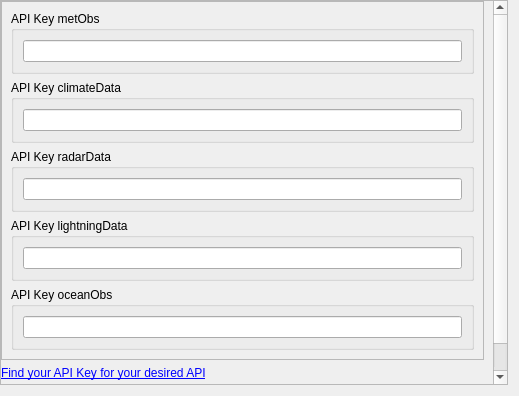
<?xml version="1.0" encoding="UTF-8"?>
<ui version="4.0">
 <class>s</class>
 <widget class="QWidget" name="s">
  <property name="geometry">
   <rect>
    <x>0</x>
    <y>0</y>
    <width>519</width>
    <height>396</height>
   </rect>
  </property>
  <property name="windowTitle">
   <string>DMI Open Data - Settings</string>
  </property>
  <layout class="QGridLayout" name="gridLayout">
   <property name="leftMargin">
    <number>0</number>
   </property>
   <property name="topMargin">
    <number>0</number>
   </property>
   <item row="0" column="0">
    <widget class="QScrollArea" name="scrollArea">
     <property name="sizePolicy">
      <sizepolicy hsizetype="Expanding" vsizetype="Expanding">
       <horstretch>0</horstretch>
       <verstretch>0</verstretch>
      </sizepolicy>
     </property>
     <property name="frameShadow">
      <enum>QFrame::Raised</enum>
     </property>
     <property name="lineWidth">
      <number>0</number>
     </property>
     <property name="widgetResizable">
      <bool>true</bool>
     </property>
     <property name="alignment">
      <set>Qt::AlignLeading|Qt::AlignLeft|Qt::AlignTop</set>
     </property>
     <widget class="QWidget" name="scrollAreaWidgetContents_7">
      <property name="geometry">
       <rect>
        <x>0</x>
        <y>0</y>
        <width>511</width>
        <height>287</height>
       </rect>
      </property>
      <property name="sizePolicy">
       <sizepolicy hsizetype="Preferred" vsizetype="Fixed">
        <horstretch>0</horstretch>
        <verstretch>0</verstretch>
       </sizepolicy>
      </property>
      <layout class="QGridLayout" name="gridLayout_2">
       <property name="leftMargin">
        <number>0</number>
       </property>
       <property name="topMargin">
        <number>0</number>
       </property>
       <item row="1" column="0">
        <widget class="QLabel" name="label">
         <property name="text">
          <string>&lt;html&gt;&lt;head/&gt;&lt;body&gt;&lt;p&gt;&lt;a href=&quot;https://confluence.govcloud.dk/display/FDAPI/User+Creation#UserCreation-FindYourAPIKeyRetrieveyourAPIKey&quot;&gt;&lt;span style=&quot; text-decoration: underline; color:#0000ff;&quot;&gt;Find your API Key for your desired API&lt;/span&gt;&lt;/a&gt;&lt;/p&gt;&lt;p&gt;Not a user of DMI Open data? &lt;a href=&quot;https://confluence.govcloud.dk/display/FDAPI/User+Creation#UserCreation-UserCreation&quot;&gt;&lt;span style=&quot; text-decoration: underline; color:#0000ff;&quot;&gt;User guide&lt;/span&gt;&lt;/a&gt;&lt;/p&gt;&lt;/body&gt;&lt;/html&gt;</string>
         </property>
         <property name="openExternalLinks">
          <bool>true</bool>
         </property>
        </widget>
       </item>
       <item row="0" column="0">
        <widget class="QFrame" name="frame">
         <property name="sizePolicy">
          <sizepolicy hsizetype="Preferred" vsizetype="Fixed">
           <horstretch>0</horstretch>
           <verstretch>0</verstretch>
          </sizepolicy>
         </property>
         <property name="frameShape">
          <enum>QFrame::StyledPanel</enum>
         </property>
         <property name="frameShadow">
          <enum>QFrame::Raised</enum>
         </property>
         <layout class="QVBoxLayout" name="verticalLayout_2">
          <item>
           <widget class="QGroupBox" name="groupBox_metObs">
            <property name="title">
             <string>API Key metObs</string>
            </property>
            <layout class="QVBoxLayout" name="verticalLayout">
             <item>
              <widget class="QLineEdit" name="DMI_apiKey_metObs">
               <property name="text">
                <string/>
               </property>
               <property name="placeholderText">
                <string/>
               </property>
              </widget>
             </item>
            </layout>
           </widget>
          </item>
          <item>
           <widget class="QGroupBox" name="groupBox">
            <property name="title">
             <string>API Key climateData </string>
            </property>
            <layout class="QVBoxLayout" name="verticalLayout_3">
             <item>
              <widget class="QLineEdit" name="DMI_apiKey_climateData"/>
             </item>
            </layout>
           </widget>
          </item>
          <item>
           <widget class="QGroupBox" name="groupBox_2">
            <property name="title">
             <string>API Key radarData</string>
            </property>
            <layout class="QVBoxLayout" name="verticalLayout_4">
             <item>
              <widget class="QLineEdit" name="DMI_apiKey_radarData"/>
             </item>
            </layout>
           </widget>
          </item>
          <item>
           <widget class="QGroupBox" name="groupBox_3">
            <property name="title">
             <string>API Key lightningData</string>
            </property>
            <layout class="QVBoxLayout" name="verticalLayout_5">
             <item>
              <widget class="QLineEdit" name="DMI_apiKey_lightningData"/>
             </item>
            </layout>
           </widget>
          </item>
          <item>
           <widget class="QGroupBox" name="groupBox_4">
            <property name="title">
             <string>API Key oceanObs</string>
            </property>
            <layout class="QVBoxLayout" name="verticalLayout_6">
             <item>
              <widget class="QLineEdit" name="DMI_apiKey_oceanObs"/>
             </item>
            </layout>
           </widget>
          </item>
         </layout>
        </widget>
       </item>
      </layout>
     </widget>
    </widget>
   </item>
  </layout>
 </widget>
 <resources/>
 <connections/>
</ui>
